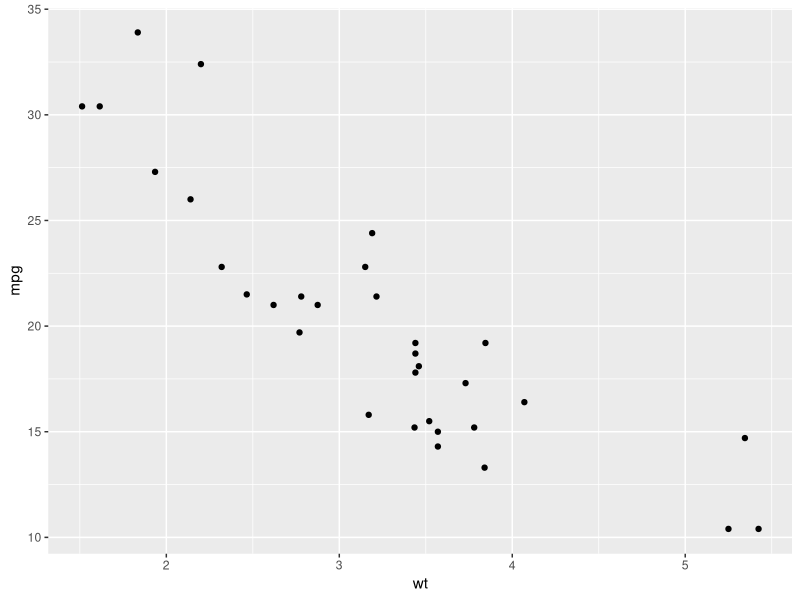
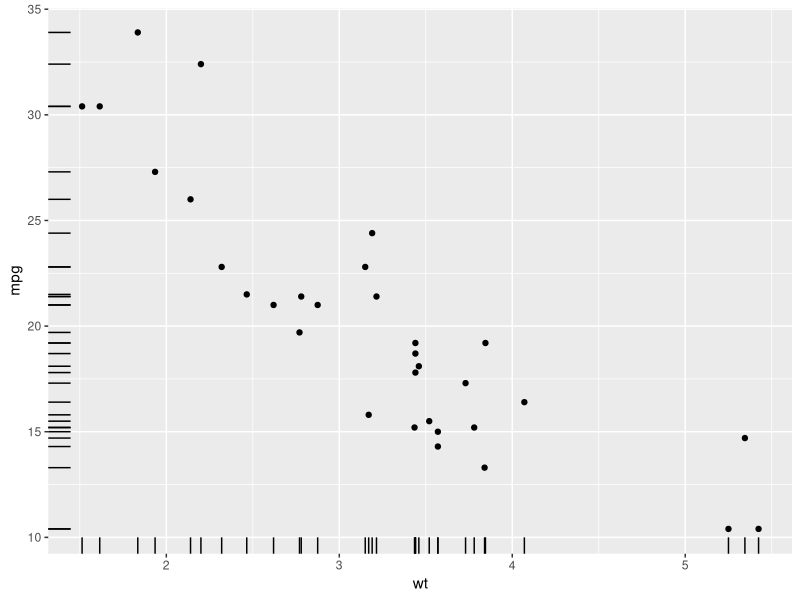
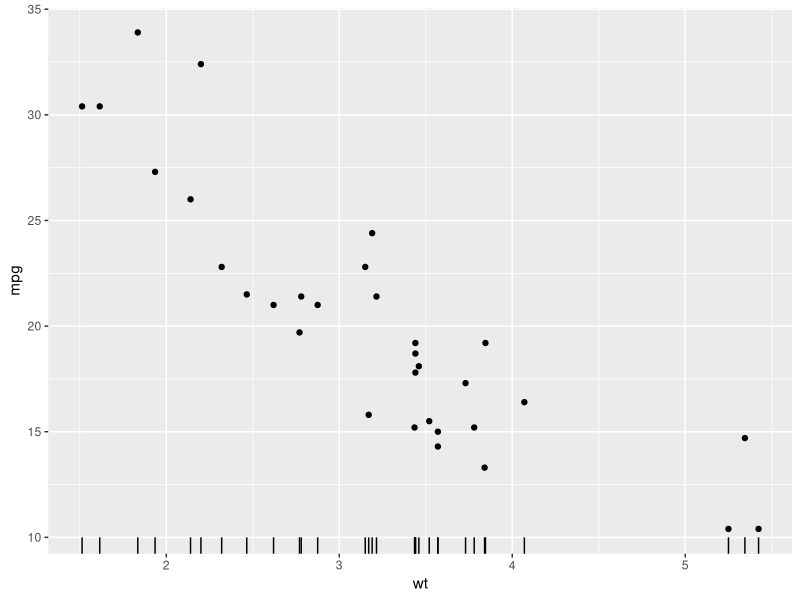
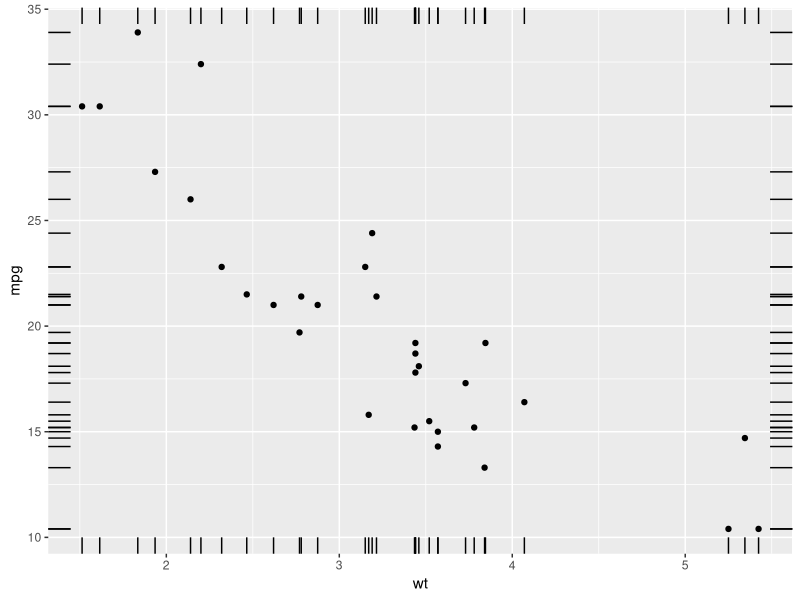
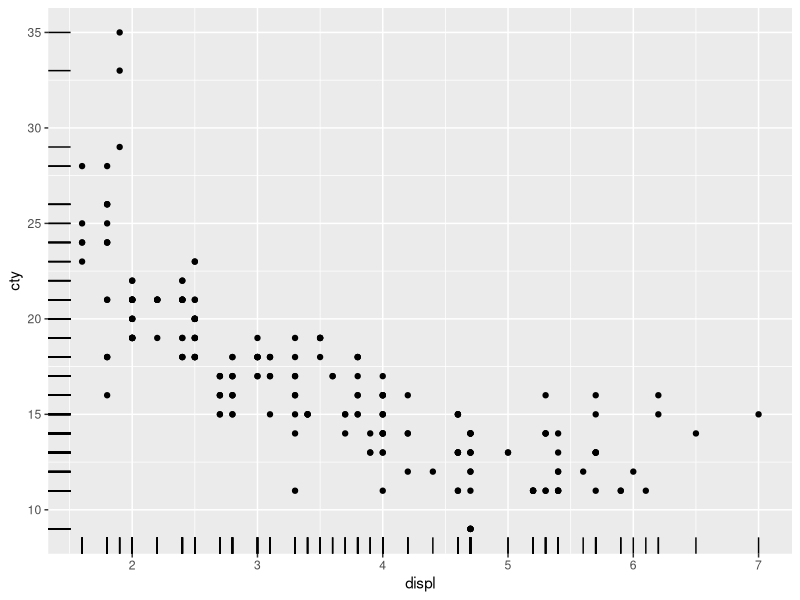
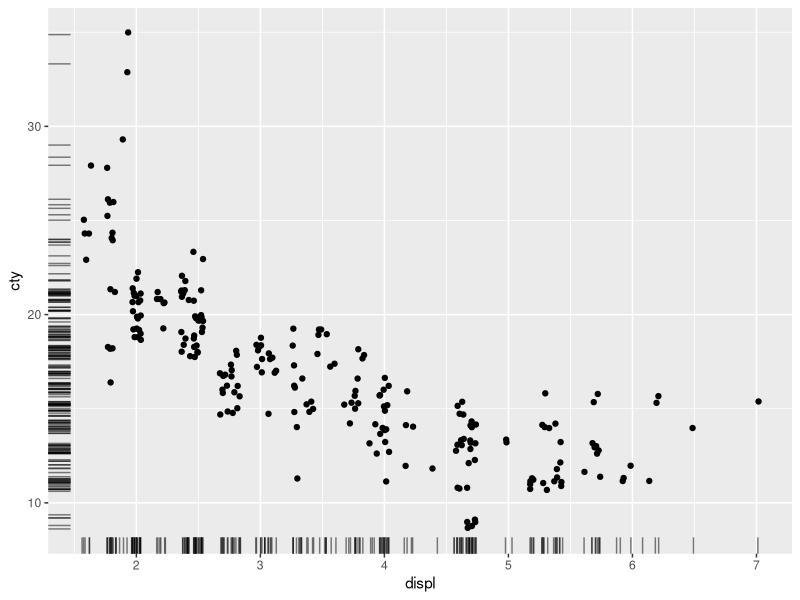

Reproduce these figures in R, in order.
library(ggplot2)


### Name: geom_rug
### Title: Rug plots in the margins
### Aliases: geom_rug

### ** Examples

p <- ggplot(mtcars, aes(wt, mpg)) +
  geom_point()
p
p + geom_rug()
p + geom_rug(sides="b")    # Rug on bottom only
p + geom_rug(sides="trbl") # All four sides

# Use jittering to avoid overplotting for smaller datasets
ggplot(mpg, aes(displ, cty)) +
  geom_point() +
  geom_rug()

ggplot(mpg, aes(displ, cty)) +
  geom_jitter() +
  geom_rug(alpha = 1/2, position = "jitter")
